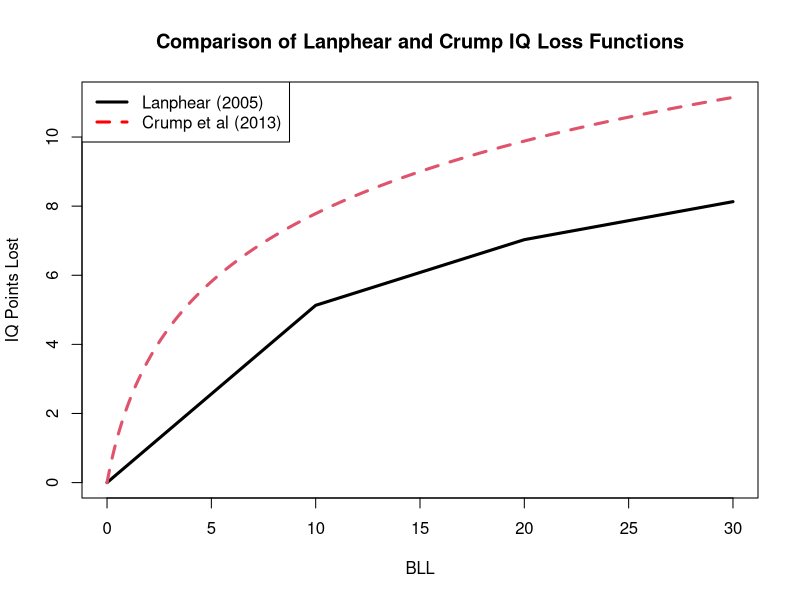

Generate this figure with R: (Note: this script raises an error after producing the figure.)
#-------------------------------------------------------------------------------
# 2024-03-24
#
# This is an alternative version of 2-calculate-IQ-loss.R that compares three 
# ways of calculating IQ losses: 
#
#   (1) Our preferred method from 2-calculate-IQ-loss.R based on fitting Beta
#       distributions to the GBD data and the Lanphear (2005) IQ loss function.
#
#   (2) Same as (1) except with beta * log(BLL + 1) from Crump et al.
#
#   (3) The method from Larsen and Sanchez-Triana (2023). This uses the same
#       IQ loss function as in (2) but a completely different way of estimating
#       the distribution of lead exposure levels in the population and a simpler
#       numerical approximation to the final integral. Details follow below.
#
# Below we compute the correlations between these three alternatives and make
# a pairs plot.
#-------------------------------------------------------------------------------

#-------------------------------------------------------------------------------
# IQ points lost as a function of BLL (Lanphear, 2005)
#-------------------------------------------------------------------------------
lanphear <- function(bll) {
  # In our other paper we multiplied this by 20568 to convert to a dollar cost.
  # Here we leave the result is in units of IQ points.
  pmin(bll, 10) * 0.513 + (bll >= 10) * pmin(bll - 10, 20 - 10) * 0.19 +
             (bll >= 20) * (bll - 20) * 0.11
}

#-------------------------------------------------------------------------------
# IQ points lost as a function of BLL (Crump et al 2013)
#-------------------------------------------------------------------------------
crump <- function(bll) {
  3.246 * log(bll + 1)
}

# Sanity check: should give roughly 5.8 and 7.8, respectively, according to the 
# appendix from Larsen & Sanchez-Triana (2023)
crump(c(5, 10))

# Compare crump() and lanphear() across a range of BLLs
bll_seq <- seq(0, 30, 0.01)
matplot(x = bll_seq,
        y = cbind(lanphear(bll_seq), crump(bll_seq)),
        type = 'l', lwd = 3, 
        xlab = 'BLL', 
        ylab = 'IQ Points Lost',
        main = 'Comparison of Lanphear and Crump IQ Loss Functions')
legend(x = 'topleft', legend = c('Lanphear (2005)', 'Crump et al (2013)'),
       lty = 1:2, lwd = 3, col = c('black', 'red'))

rm(bll_seq)
  
#-------------------------------------------------------------------------------
# To use the above relationship to calculate total (per person) IQ loss we need
# the *distribution* of BLLs, not merely simple summary statistics. In principal
# we could try to access the underlying models used by the GBD to construct this
# information for ourselves, but that would be very time-consuming. In our
# script 2-calculate-IQ-loss.R we considered three approaches that fit 
# a parametric distribution to the observed summary statistics:
#
# (1) A log-normal distribution with a mean equal to the empirical mean and 
#     scale parameter chosen to minimize the sum of squared errors of empirical
#     versus theoretical P(BLL > 5) and P(BLL > 10)
#
# (2) Ditto with a Beta distribution supported on [0, 100]
#
# (3) A three point discrete distribution. Put P(X > 10) probability on 10 and
#     P(X > 5) - P(X > 10) on 5. Ignore any costs from BLLs below 5 to get a 
#     *lower* bound 
#
# Based on comparisons of these methods on microdata from Illinois, we chose to
# use the second option in our main analyes. For the purposes of the comparisons
# in the present script, we only consider results for the Beta distribution
#-------------------------------------------------------------------------------


#-------------------------------------------------------------------------------
# Function to fit Beta distribution distribution
#
# Let a denote `shape1` and b denote `shape2` in `dbeta`. We use the fact that
# E(X) = [a / (a + b)] to *fix* the relationship between a and b by imposing
# (theoretical mean) = (empirical mean). In particular, solving for b gives
#
# b = a (1 - mu) / mu
# 
# where mu is shorthand for E(X). Notice that we divide the empirical mean by
# 100 because the beta distribution is supported on [0, 1]. This means that the
# maximum possible BLL is 100 micrograms/decliter.
#-------------------------------------------------------------------------------
get_beta_params <- function(avgbll, frac5plus, frac10plus) {
  max_bll <- 100 
  mu <- avgbll / max_bll
  f <- function(a) {
    theoretical <- pbeta(c(5, 10) / max_bll, 
                         shape1 = a, 
                         shape2 = a * (1 - mu) / mu,
                         lower.tail = FALSE)
    sum((theoretical - c(frac5plus, frac10plus))^2)
  }
  a_star <- optimize(f, c(0.0001, 10))$minimum
  b_star <- a_star * (1 - mu) / mu
  return(c(shape1 = a_star, shape2 = b_star))
}

#-------------------------------------------------------------------------------
# Compute beta parameters for all countries
#-------------------------------------------------------------------------------
bllGBD <- bllGBD |> 
  select(avgbll, frac5plus, frac10plus) |> 
  pmap_dfr(get_beta_params) |> 
  bind_cols(bllGBD) 
#relocate(shape1, shape2, .after = frac10plus)

#-------------------------------------------------------------------------------
# Compute integrated IQ loss for all countries: Beta version
#-------------------------------------------------------------------------------
get_beta_IQ_integral <- function(shape1, shape2, iq_loss) {
  # Beta density on [0, 100]
  f <- \(x) dbeta(x / 100, shape1, shape2) / 100 # Jacobian!
  integral <- integrate(\(x) f(x) * iq_loss(x), 0, Inf)
  return(integral$value)
}

get_IQ_integral_crump <- function(shape1, shape2) {
  get_beta_IQ_integral(shape1, shape2, iq_loss = crump)
}

get_IQ_integral_lanphear <- function(shape1, shape2) {
  get_beta_IQ_integral(shape1, shape2, iq_loss = lanphear)
}

bllGBD <- bllGBD |> 
  mutate(IQ_integral_lanphear = map2_dbl(shape1, shape2, get_IQ_integral_lanphear),
         IQ_integral_crump = map2_dbl(shape1, shape2, get_IQ_integral_crump))

#-------------------------------------------------------------------------------
# Larsen and Sanchez-Triana (2023) Approach
#
# The authors of this paper use a log-normal approximation to BLLs, but they're
# not totally explicit about how the do it. What follows is my best guess of 
# their procedure based on the explanation in their appendix.
# 
#  Step 1: Estimate standard deviations of BLLs
#   Using data from a paper by Ericson et al, which contains both means and SDs
#   of BLLs, they fit two regressions: one for adults and one for children. The
#   estimated regression functions are:
#
#     Children:   (SD of BLL) = 1.79 - 0.627 * log(Mean of BLL)
#     Adults:     (SD of BLL) = 1.70 - 0.561 * log(Mean of BLL)
#
#  Step 2: Calibrate parameters of a Log-normal distribution
#   The parameters of a Log-normal distribution do *not* equal its mean and
#   standard deviation: they equal the mean and variance on the log scale. To 
#   convert from means and SDs on the "raw" scale to the parameters of the 
#   distribution, we can use the following equalities:
#   
#     mu = log { ([Mean BLL])^2 / sqrt([SD of BLL]^2 + [Mean BLL]^2) }
#     sigma = sqrt{ log[1 + (SD of BLL)^2 / (Mean BLL)^2]}
#
#   These formulas do not appear in the paper or its online appendix, so I'm 
#   only assuming that this is what they must have done.
# 
#  Step 3: Approximate the Integral
#   The authors use a somewhat complicated discrete approximation to in place of
#   our numerical integrals from above. First they define 101 "bins" of BLLs
#
#       i =   0:    BLL from  0.0 -  0.5 micrograms / dl
#       i =   1:    BLL from  0.5 -  1.0 micrograms / dl    
#       i =   2:    BLL from  1.0 -  1.5 micrograms / dl    
#         .
#         .
#         .
#       i =  99:    BLL from 49.5 - 50.0 micrograms / dl    
#       i = 100:    BLL > 50 micrograms / dl
#
#   Next, the assign probabilities to each bin according to the calibrated 
#   log-normal distribution. Let F be the CDF of this distribution and P(i) 
#   be the probability assigned to bin i. They set:
#
#       P(0) = F(0.5)
#       P(1) = F(1.0) - F(0.5)
#       P(2) = F(1.5) - F(1.0)
#            .
#            .
#            .
#       P(99) = F(50.0) - F(49.5)
#       P(100) = 1 - F(50)
#
#   Next they assign IQ point losses to each bin according to the bin *midpoint*
#   except in the last bin, where they evaluate at 50 micrograms / dl
#       
#       IQ(0) = crump(0.25)
#       IQ(1) = crump(0.75)
#       IQ(2) = crump(1.25)
#             .
#             .
#             .
#       IQ(99) = crump(49.75)
#       IQ(100) = crump(50)
#
#   Finally, they approximate lost IQ points from lead exposure as:
#
#       (Lost IQ Points) = Constant * [SUM(i = 0, ..., 100) of IQ(i) * P(i)]
#
#   There are two things I'm not clear about:
#
#       (1) I don't understand the choice of constant. They write: "We define
#           C_k / k [the constant] as the population under age five years in 
#           2019 with k=5 for consistency with the age of BLL measurements and 
#           IQ tests in the studies of the pooled analyses. Alternatively,
#           C_k may be defined as the birth cohort in 2019 adjusted for under-5
#           mortality rates with k=1."
#
#       (2) They have two different regression models for estimating the SD of
#           BLLs from the observed mean of BLLs: one for kids and one for adults.
#           Presumably they combine these to get overall parameters for the 
#           calibrated log-normal distribution but there's no explanation in the
#           paper. I can't think of an obvious way to do it.
#-------------------------------------------------------------------------------

raw_to_log_params <- function(E_X, SD_X) {
  # For X ~ Log-normal(mu, sigma) compute mu and sigma from E(X) and SD(X)
  E_X_squared <- SD_X^2 + E_X^2
  mu <- 2 * log(E_X) - 0.5 * log(E_X_squared)
  sigma <- sqrt(log(E_X_squared) - 2 * log(E_X))
  c(mu = mu, sigma = sigma)
}

# test get_lognormal_params
set.seed(1983)
x <- rlnorm(1e7, meanlog = 0.5, sdlog = 1.3)
raw_to_log_params(mean(x), sd(x))
rm(x)

#-------------------------------------------------------------------------------
# Compute lognormal parameters for all countries
#-------------------------------------------------------------------------------
get_lognormal_params <- function(avgbll) {
  sdbll <- 1.79 - 0.627 * log(avgbll)
  raw_to_log_params(avgbll, sdbll)
}

bllGBD <- bllGBD |> 
  select(avgbll) |> 
  pmap_dfr(get_lognormal_params) |> 
  bind_cols(bllGBD) 


#-------------------------------------------------------------------------------
# Function approximate the IQ loss integral in Larsen & Sanchez-Triana
#-------------------------------------------------------------------------------
get_Larsen_Sanchez_Triana <- function(mu, sigma) {
  
  const <- 1 # This may need to be changed later 
  
  lnorm_seq <- seq(from = 0, to = 50, by = 0.5)
  p <- c(diff(plnorm(lnorm_seq, mu, sigma)), 1 - plnorm(50, mu, sigma))
  
  bll_seq <- c(seq(from = 0.25, to = 50, by = 0.5), 50)
  iq <- crump(bll_seq)
  
  const * sum(p * iq)
}


#-------------------------------------------------------------------------------
# Compute the Larsen & Sanchez-Triana integral for all countries 
#-------------------------------------------------------------------------------
bllGBD <- bllGBD |> 
  mutate(IQ_Larsen_Sanchez_Triana = map2_dbl(mu, sigma, get_Larsen_Sanchez_Triana))


#-------------------------------------------------------------------------------
# Compare the three measures of lost IQ points
#-------------------------------------------------------------------------------
bllGBD |> 
  select(starts_with('IQ_')) |> 
  pairs()

bllGBD |> 
  select(starts_with('IQ_')) |> 
  cor()

# clean up
#rm(get_beta_IQ_integral, get_beta_params, get_lnorm_params, get_lnorm_IQ_integral)



